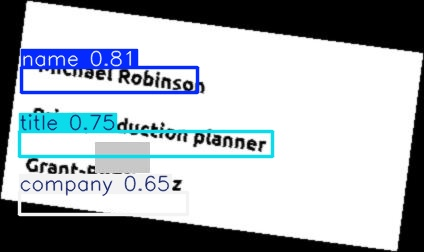
#> input picture debug_detected_image.jpg, 424 x 252 px, given in place of badge_174.jpg, which was not available
$ jupyter execute --allow-errors Training_model.ipynb   (shell and % lines are left out)   (text cells are left out)
#> lines starting #> are read from the running program, lines starting #| are printed output that depends on the picture; after the words box and inside, x2 and y2 are one past the last pixel; in counts of white or black regions, pixels touching at a corner belong together; pictures that were not available may be replaced by others from this repository, and a replacement may not be noted
[cell 1]
import torch
print("Torch version:", torch.__version__)
print("CUDA available:", torch.cuda.is_available())
#> (this line was passed over: torch is not available in this run)

[cell 2]
import os
import shutil
import random

def split_dataset(source_folder, dest_folder, train_ratio=0.7, val_ratio=0.2, test_ratio=0.1):
    """
    Splits the synthetic_badges dataset into train, validation, and test sets.

    Args:
        source_folder (str): Path to 'synthetic_badges' dataset.
        dest_folder (str): Output folder where the split dataset will be stored.
        train_ratio (float): Proportion of images for training.
        val_ratio (float): Proportion of images for validation.
        test_ratio (float): Proportion of images for testing.
    """
#> called with train_ratio = 0.7, val_ratio = 0.2, test_ratio = 0.1

    # Define paths
    image_dir = os.path.join(source_folder, "images")
    label_dir = os.path.join(source_folder, "annotations")

    # Get all image files
    image_files = [f for f in os.listdir(image_dir) if f.endswith((".jpg", ".png", ".jpeg"))]

    # Shuffle dataset
    random.shuffle(image_files)

    # Compute dataset splits
    total_images = len(image_files)
    train_split = int(total_images * train_ratio)
    val_split = train_split + int(total_images * val_ratio)

    train_files = image_files[:train_split]
    val_files = image_files[train_split:val_split]
    test_files = image_files[val_split:]

    # Create output folders
    for split in ["train", "val", "test"]:
        os.makedirs(os.path.join(dest_folder, "images", split), exist_ok=True)
        os.makedirs(os.path.join(dest_folder, "labels", split), exist_ok=True)

    # Function to copy images and labels
    def move_files(file_list, split):
#> called with split = 'train'
        for file in file_list:
            # Move image
            src_img = os.path.join(image_dir, file)
            dst_img = os.path.join(dest_folder, "images", split, file)
            shutil.copy(src_img, dst_img)

            # Move corresponding label (if exists)
            label_file = file.rsplit(".", 1)[0] + ".txt"
            src_label = os.path.join(label_dir, label_file)
            dst_label = os.path.join(dest_folder, "labels", split, label_file)
            if os.path.exists(src_label):
                shutil.copy(src_label, dst_label)

    # Move files to respective splits
    move_files(train_files, "train")
    move_files(val_files, "val")
    move_files(test_files, "test")

    print(f"Dataset successfully split into {dest_folder}")

[cell 3]
split_dataset("/home/jovyan/computer-vision-demo/synthetic_badges", "/home/jovyan/computer-vision-demo/synthetic_badges_split")

[cell 4]
from ultralytics import YOLO

#> (the rest of this cell did not finish here and is left out)

#> (a cell that did not finish here is left out)

[cell 6]
import pytesseract
import cv2
import numpy as np
from ultralytics import YOLO
from PIL import Image, ImageDraw
from IPython.display import display
pytesseract.pytesseract.tesseract_cmd = '/opt/conda/bin/tesseract'
# Load YOLO Model
#> (the rest of this cell did not finish here and is left out)

[cell 7]
import pytesseract
import cv2
import numpy as np
from PIL import Image, ImageDraw, ImageFont

# Set Tesseract Path
pytesseract.pytesseract.tesseract_cmd = '/opt/conda/bin/tesseract'

# Create a blank white image
img_width, img_height = 300, 100
image = Image.new('RGB', (img_width, img_height), color='white')
#> image: PIL image 300x100 RGB; every value is 255

# Draw text on the image
draw = ImageDraw.Draw(image)
font_path = '/home/jovyan/computer-vision-demo/Ubuntu-Bold.ttf'
font_size = 40

try:
    font = ImageFont.truetype(font_path, font_size)  # Convert to ImageFont object
except IOError:
    print("Font file not found, using default font.")
    font = ImageFont.load_default()

text = "Mateo"

# Get text bounding box
text_bbox = draw.textbbox((0, 0), text, font=font)
#> text_bbox = (0, 9, 124, 38)
text_width, text_height = text_bbox[2] - text_bbox[0], text_bbox[3] - text_bbox[1]
#> text_width = 124; text_height = 29

# Center the text
text_x = (img_width - text_width) // 2
#> text_x = 88
text_y = (img_height - text_height) // 2
#> text_y = 35
draw.text((text_x, text_y), text, fill='black', font=font)

# Save and display the image
image.save("test_mateo.jpg")
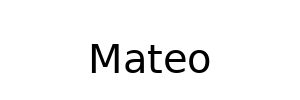
#> saved as test_mateo.jpg: PIL image 300x100 RGB; min 0, max 255, mean 245.2
image.show()

# Convert image to OpenCV format
image_cv = np.array(image)
image_cv = cv2.cvtColor(image_cv, cv2.COLOR_RGB2GRAY)
#> (the rest of this cell did not finish here and is left out)

[cell 8]
import pytesseract
import cv2
import numpy as np
from PIL import Image, ImageFilter
from IPython.display import display

# Load image
image_path = "/home/jovyan/computer-vision-demo/synthetic_badges_split/images/test/badge_174.jpg"
image = Image.open(image_path)
#> image is the input picture: PIL image 424x252 RGB; mean R, G, B 169.3, 176.7, 183.1

# Convert image to OpenCV format for better preprocessing
debug_image = np.array(image)
debug_image = cv2.cvtColor(debug_image, cv2.COLOR_RGB2BGR)

# 1. Denoising (if noise was added during augmentation)
debug_image_denoised = cv2.fastNlMeansDenoisingColored(debug_image, None, 10, 10, 7, 21)
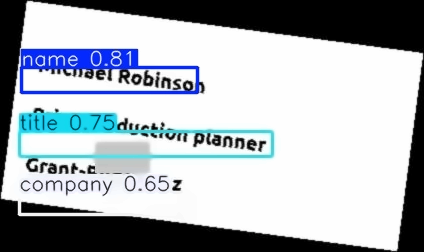
#> debug_image_denoised: shape (252, 424, 3); mean B, G, R 182.2, 176.1, 169.3

# 2. Sharpening (if blur was added)
kernel = np.array([[0, -1, 0], [-1, 5, -1], [0, -1, 0]])  # Sharpening kernel
debug_image_sharpened = cv2.filter2D(debug_image_denoised, -1, kernel)
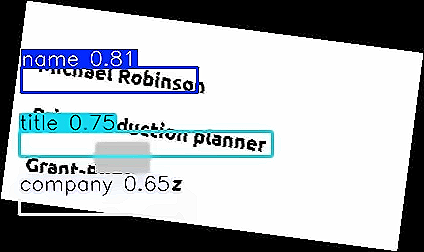
#> debug_image_sharpened: shape (252, 424, 3); mean B, G, R 180.4, 175.4, 169.6

# 3. Convert to grayscale
debug_image_gray = cv2.cvtColor(debug_image_sharpened, cv2.COLOR_BGR2GRAY)
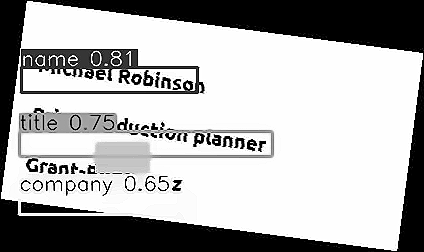
#> debug_image_gray: shape (252, 424); min 0, max 255, mean 174.2

# 4. Thresholding for better contrast
_, debug_image_binary = cv2.threshold(debug_image_gray, 0, 255, cv2.THRESH_BINARY + cv2.THRESH_OTSU)
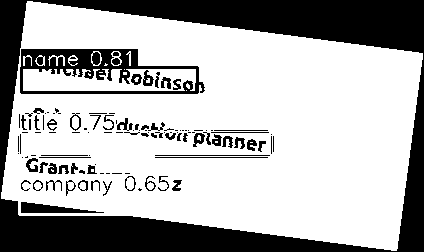
#> debug_image_binary: shape (252, 424); 69% white; 114 black regions (55 under 20 px), largest, box (x1, y1, x2, y2) and area: (0, 0, 424, 252) 26029, (20, 49, 205, 94) 3269, (21, 202, 104, 213) 488

# Show preprocessed image
preprocessed_image = Image.fromarray(debug_image_binary)
display(preprocessed_image)

# Use Tesseract for OCR
#> (the rest of this cell did not finish here and is left out)
